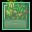

A level layout from a 2D game, rendered from its tile map. Below: a short description, then the map file with tile-grid data replaced by summaries:
An orthogonal 1x1 tile map with 32x32 px tiles, 2 tile layers (dynamics, collision), 1 hidden layer not drawn, 6 tilesets.

<map version="1.0" orientation="orthogonal" width="1" height="1" tilewidth="32" tileheight="32">
 <tileset firstgid="1" name="furniture-modern" tilewidth="32" tileheight="32">
  <image source="../maps/graphics/tiles/furniture-modern.png" width="512" height="512" />
 </tileset>
 <tileset firstgid="257" name="furniture-placement" tilewidth="32" tileheight="32">
  <image source="../maps/graphics/tiles/furniture-placement.png" width="64" height="64" />
  <tile id="2">
   <properties>
    <property name="constraint" value="ground" />
   </properties>
  </tile>
  <tile id="3">
   <properties>
    <property name="constraint" value="wall" />
   </properties>
  </tile>
 </tileset>
 <tileset firstgid="261" name="collision" tilewidth="32" tileheight="32">
  <image source="../maps/graphics/tiles/collision.png" width="64" height="64" />
  <tile id="0">
   <properties>
    <property name="collision" value="short" />
   </properties>
  </tile>
  <tile id="2">
   <properties>
    <property name="transient" value="" />
   </properties>
  </tile>
 </tileset>
 <tileset firstgid="265" name="furniture-lab" tilewidth="32" tileheight="32">
  <image source="../maps/graphics/tiles/furniture-lab.png" width="512" height="512" />
 </tileset>
 <tileset firstgid="521" name="future-obj3" tilewidth="32" tileheight="32">
  <image source="../image-atlases/future-obj3.png" width="512" height="512" />
 </tileset>
 <tileset firstgid="777" name="future-obj4" tilewidth="32" tileheight="32">
  <image source="../image-atlases/future-obj4.png" width="512" height="512" />
 </tileset>
 <layer name="dynamics" width="1" height="1">
  <properties>
   <property name="category" value="low" />
  </properties>
  <data>[1 cells, 1 non-empty, 1 distinct tile ids]</data>
 </layer>
 <layer name="constraints" width="1" height="1" visible="0">
  <data>[1 cells, 1 non-empty, 1 distinct tile ids]</data>
 </layer>
 <layer name="collision" width="1" height="1">
  <data>[1 cells, 1 non-empty, 1 distinct tile ids]</data>
 </layer>
</map>
